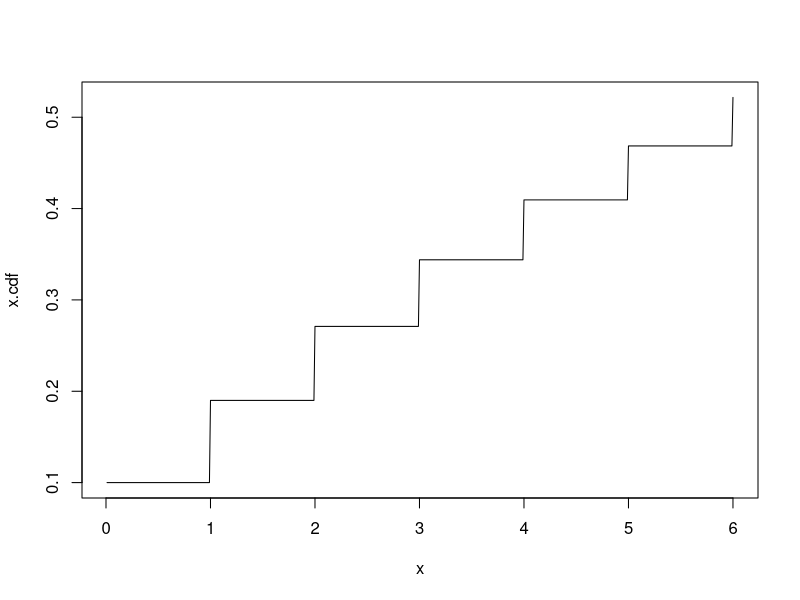
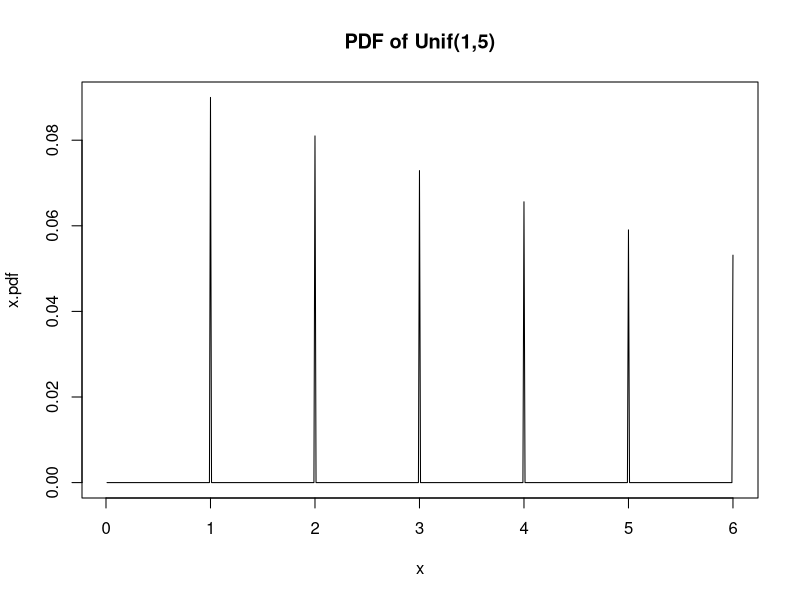
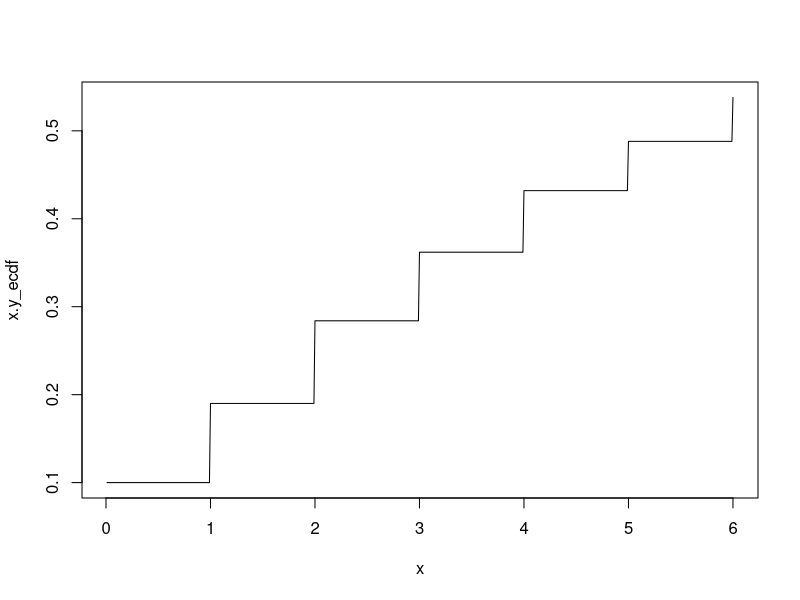
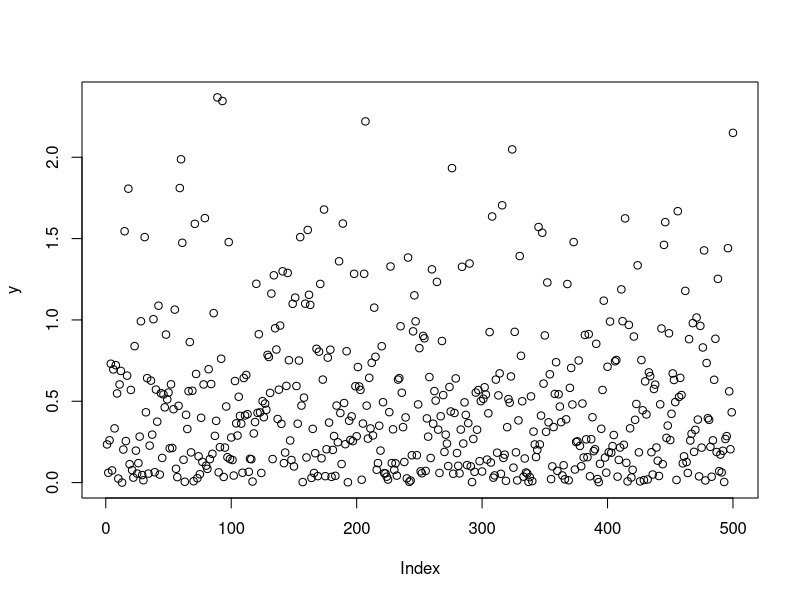

Write the R code that produced these figures, in order.
#QUESTION 1
x = (1:600)/100 ### the values of x that we want to calculate CDF and PDF

x.cdf = pgeom(x,prob = .1)  
x.pdf = dgeom(x,prob = .1)  

plot(x,x.cdf,type='l')

plot(x,x.pdf,type='l',main='PDF of Unif(1,5)')

set.seed(3.14*09608168)
n = 500
y = rgeom(n,prob=.1)
y

y_ecdf = ecdf(y) ### this is a function
y
x.y_ecdf = y_ecdf(x)

plot(x,x.y_ecdf,type = "l") 


#QUESTION 2
set.seed(3.14*09608168)
n = 500
y = rexp(n,rate=2)

y.mean = mean(y)
y.mean
plot(y)
y

#QUESTION 3
set.seed(3.14*09608168)
n = 500
y = rexp(n,rate=2)

y.mean = mean(y)
EY = y.mean
C = (500+(100*y^2)-25*y)
mean(C) #EC
